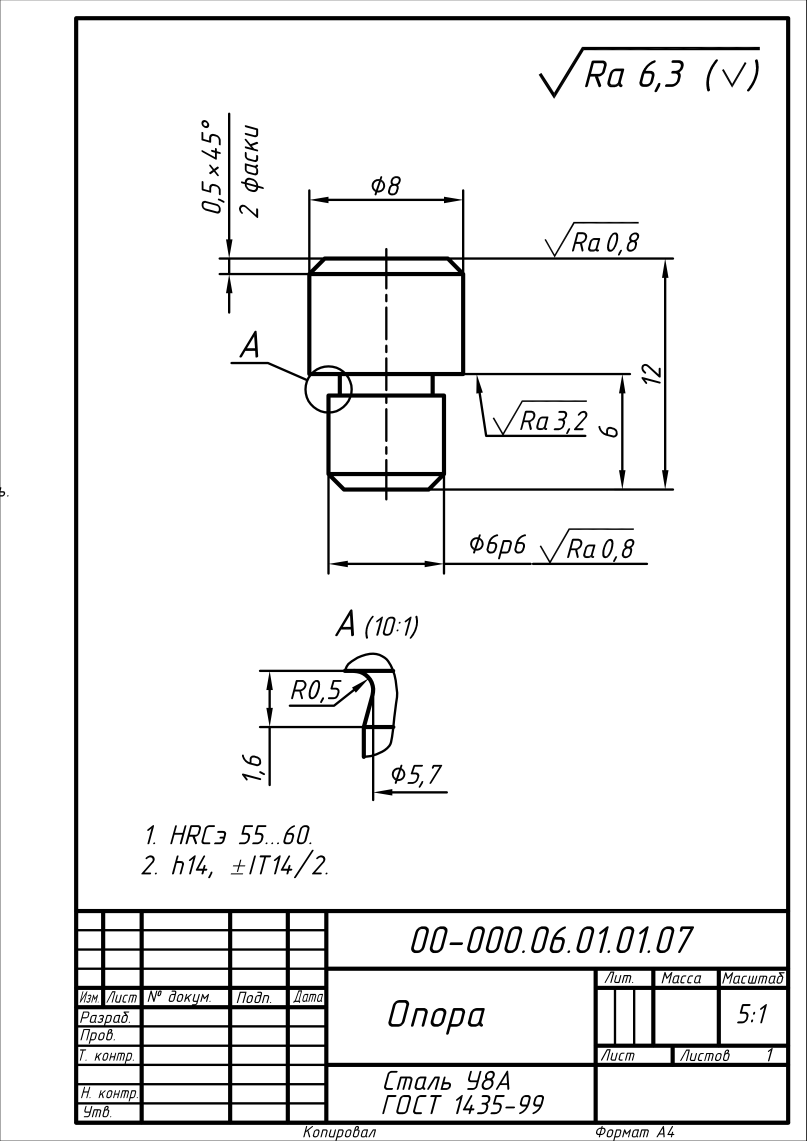
#> input picture data/test/pages_dukmasova/page_001_drawing_001.png, 2419 x 3423 px, found by its file name (shown at 1/3 size)
$ python test_drawing_to_xml.py
#> lines starting #> are read from the running program, lines starting #| are printed output that depends on the picture; after the words box and inside, x2 and y2 are one past the last pixel; in counts of white or black regions, pixels touching at a corner belong together
### src/ocr/stamp_ocr.py
import logging
import warnings

import cv2
from paddleocr import PaddleOCR

# Убираем служебный INFO-вывод Paddle/PaddleX:
# "Creating model..."
# "Model files already exist..."
for logger_name in (
    "paddlex",
    "paddleocr",
):
    logging.getLogger(logger_name).setLevel(logging.WARNING)

warnings.filterwarnings(
    "ignore",
    message=r"No ccache found.*",
    category=UserWarning,
)

from src.segmentation.text_line_segmenter import segment_text_lines
from src.segmentation.cell_filter import analyze_cell
from src.ocr.correction_dictionary import OCRCorrectionDictionary


class StampOCR:
    def __init__(
        self,
        image,
        cells,
        ocr=None,
        recognizer=None,
    ):
        self.image = image
        self.cells = cells
        self.ocr = ocr
        self.recognizer = recognizer
        self.correction_dictionary = OCRCorrectionDictionary()

    def crop_cells(self, padding=5):
        """Вырезает содержимое ячеек без линий рамки."""

        height, width = self.image.shape[:2]
        crops = []

        for index, (x1, y1, x2, y2) in enumerate(
            self.cells,
            start=1,
        ):
            left = max(0, x1 + padding)
            top = max(0, y1 + padding)
            right = min(width, x2 - padding)
            bottom = min(height, y2 - padding)

            if right <= left or bottom <= top:
                continue

            crops.append({
                "index": index,
                "bounds": (x1, y1, x2, y2),
                "image": self.image[
                    top:bottom,
                    left:right
                ]
            })

        return crops

    # [27 lines left out: function load_recognizer, not called in this run]

    def recognize_line(self, image):
        """Распознаёт одну готовую строку текста."""

        if image is None or image.size == 0:
            return "", 0.0

        if image.ndim == 2:
            image = cv2.cvtColor(
                image,
                cv2.COLOR_GRAY2BGR
            )

        results = list(
            self.recognizer(image)
        )

        if not results:
            return "", 0.0

        result = results[0]

        text = str(
            result.get(
                "rec_text",
                ""
            )
        ).strip()

        confidence = float(
            result.get(
                "rec_score",
                0.0
            )
        )

        return text, confidence

    def recognize_cell(self, image):
        """
        Распознаёт содержимое одной ячейки.

        Многострочная ячейка разбивается на строки,
        после чего результаты объединяются пробелом.
        """

        lines = segment_text_lines(image)

        texts = []
        scores = []

        for line in lines:
            text, score = self.recognize_line(
                line
            )

            if text:
                texts.append(text)
                scores.append(score)

        text = " ".join(texts).strip()

        confidence = (
            sum(scores) / len(scores)
            if scores
            else 0.0
        )

        return text, confidence

    def recognize(self, padding=5):
        """
        Распознаёт текст только в непустых ячейках штампа.
        """

        if not hasattr(self, "recognizer"):
            self.load_recognizer()

        crops = self.crop_cells(
            padding=padding
        )

        results = []

        for cell in crops:
            image = cell["image"]

            analysis = analyze_cell(image)

            if analysis["is_empty"]:
                continue

            text, confidence = self.recognize_cell(
                image
            )

            raw_text = text

            corrected_text = (
                self.correction_dictionary.correct(
                    raw_text
                )
            )

            results.append({
                "index": cell["index"],
                "bounds": cell["bounds"],
                "raw_text": raw_text,
                "text": corrected_text,
                "confidence": confidence,
            })

        return results

    def close(self):
        """Освобождает PaddleOCR pipeline."""

        if hasattr(self, "ocr"):
            try:
                self.ocr.close()
            except Exception:
                pass

### src/detectors/stamp_detector.py
from pathlib import Path
from collections import Counter

import cv2
import numpy as np


class StampDetector:
    """
    Детектор основной надписи чертежа.
    """

    def __init__(self, image_path: str | Path):
        self.image_path = Path(image_path)

        self.image: np.ndarray | None = None
        self.binary: np.ndarray | None = None

        self.horizontal_mask: np.ndarray | None = None
        self.vertical_mask: np.ndarray | None = None
        self.lines_mask: np.ndarray | None = None

    def load(self):
        """Загружает изображение."""

        self.image = cv2.imread(str(self.image_path))
#> self.image is the input picture: shape (3423, 2419, 3); min 0, max 255, mean 237.3

        if self.image is None:
            raise FileNotFoundError(
                f"Не удалось загрузить изображение: {self.image_path}"
            )

        return self.image

    def preprocess(self):
        """Подготавливает бинарное изображение."""

        if self.image is None:
            raise RuntimeError("Сначала необходимо вызвать load().")

        gray = cv2.cvtColor(self.image, cv2.COLOR_BGR2GRAY)

        self.binary = cv2.threshold(
            gray,
            0,
            255,
            cv2.THRESH_BINARY_INV + cv2.THRESH_OTSU
        )[1]
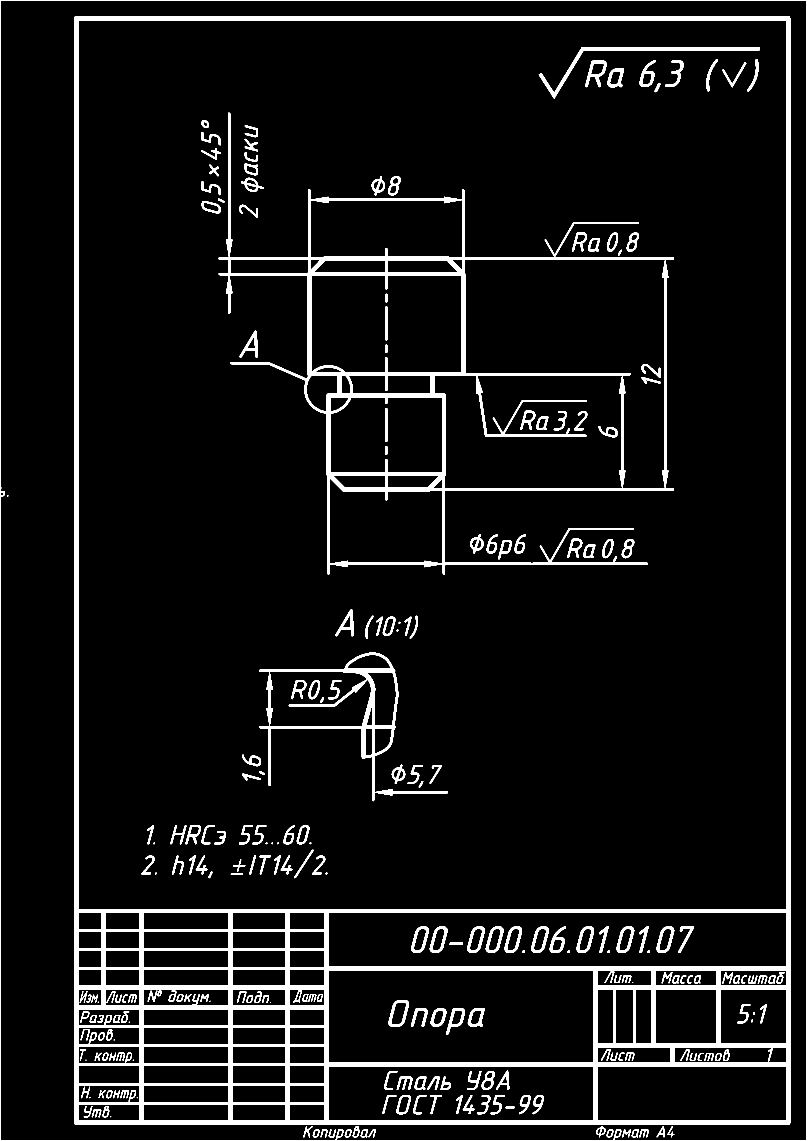
#> self.binary: shape (3423, 2419) (shown at 1/3 size); 7% white; 246 white regions (12 under 20 px), largest, box (x1, y1, x2, y2) and area: (222, 48, 2371, 3375) 321403, (656, 338, 2022, 1724) 108198, (777, 1958, 1344, 2404) 22104

        return self.binary

    def detect_lines(self):
        """Выделяет горизонтальные и вертикальные линии."""

        if self.binary is None:
            raise RuntimeError("Сначала необходимо вызвать preprocess().")

        height, width = self.binary.shape

        horizontal_kernel = cv2.getStructuringElement(
            cv2.MORPH_RECT,
            (max(20, width // 30), 1)
        )
        vertical_kernel = cv2.getStructuringElement(
            cv2.MORPH_RECT,
            (1, max(20, height // 30))
        )

        self.horizontal_mask = cv2.morphologyEx(
            self.binary,
            cv2.MORPH_OPEN,
            horizontal_kernel
        )
#> self.horizontal_mask: shape (3423, 2419); 3.3% white; 35 white regions, largest, box (x1, y1, x2, y2) and area: (223, 3362, 2372, 3375) 27911, (223, 48, 2372, 61) 27909, (223, 2727, 2372, 2739) 25788
        self.vertical_mask = cv2.morphologyEx(
            self.binary,
            cv2.MORPH_OPEN,
            vertical_kernel
        )
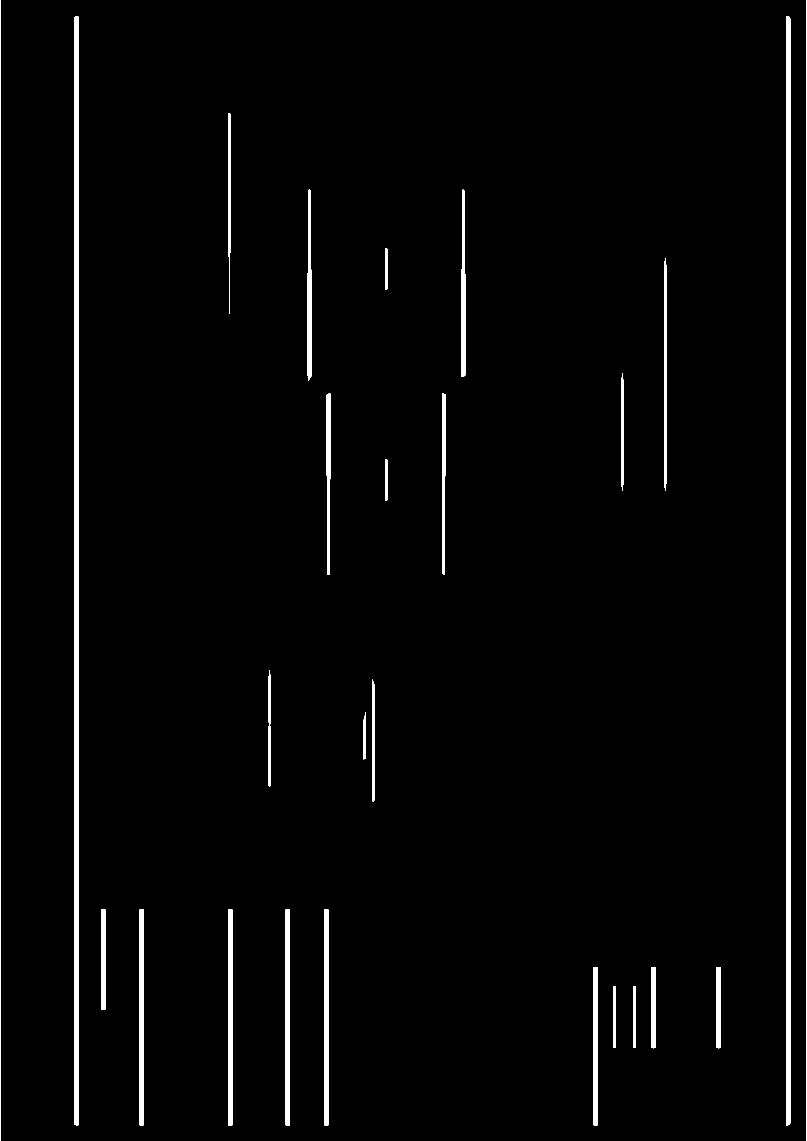
#> self.vertical_mask: shape (3423, 2419) (shown at 1/3 size); 2.2% white; 26 white regions, largest, box (x1, y1, x2, y2) and area: (222, 49, 235, 3376) 43224, (2358, 49, 2371, 3376) 43224, (684, 2728, 697, 3376) 8424
        self.lines_mask = cv2.bitwise_or(
            self.horizontal_mask,
            self.vertical_mask
        )
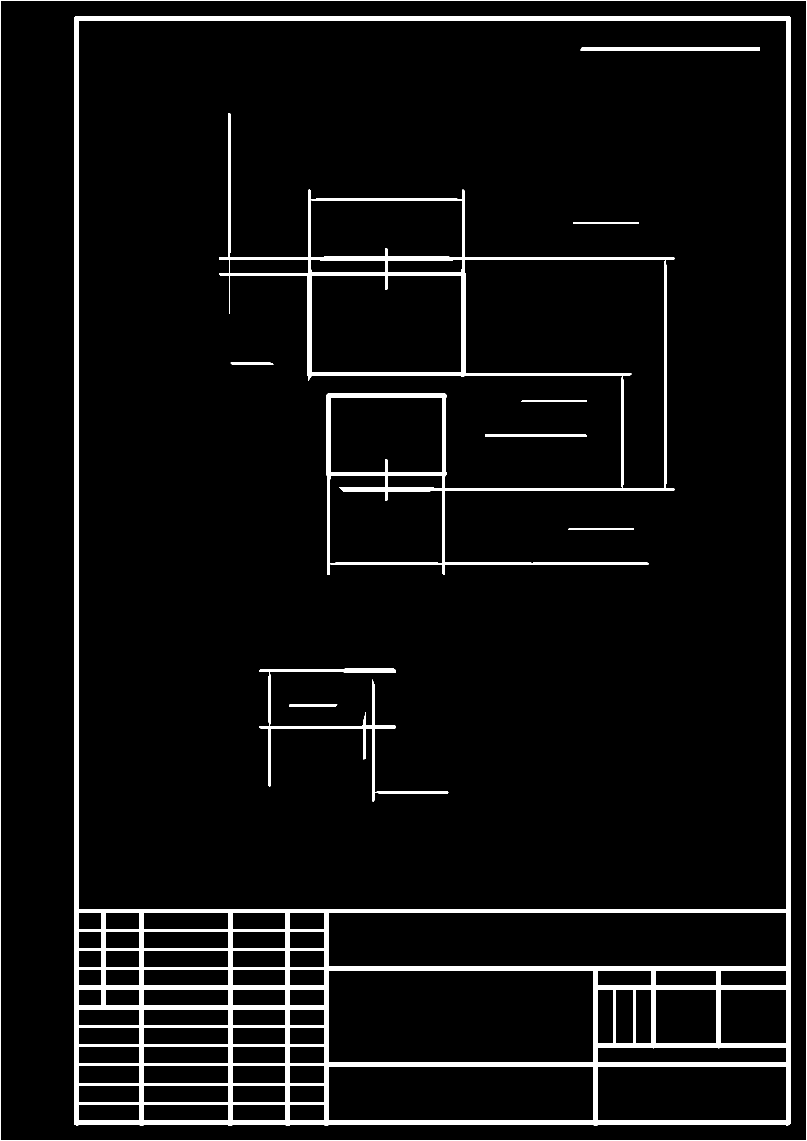
#> self.lines_mask: shape (3423, 2419) (shown at 1/3 size); 5.4% white; 11 white regions, largest, box (x1, y1, x2, y2) and area: (222, 48, 2372, 3376) 320208, (657, 339, 2023, 1725) 87645, (778, 2006, 1345, 2405) 14209

        return self.lines_mask

    def detect_intersections(self):
        """Находит пересечения горизонтальных и вертикальных линий."""

        if self.horizontal_mask is None or self.vertical_mask is None:
            raise RuntimeError("Сначала необходимо вызвать detect_lines().")

        return cv2.bitwise_and(
            self.horizontal_mask,
            self.vertical_mask
        )
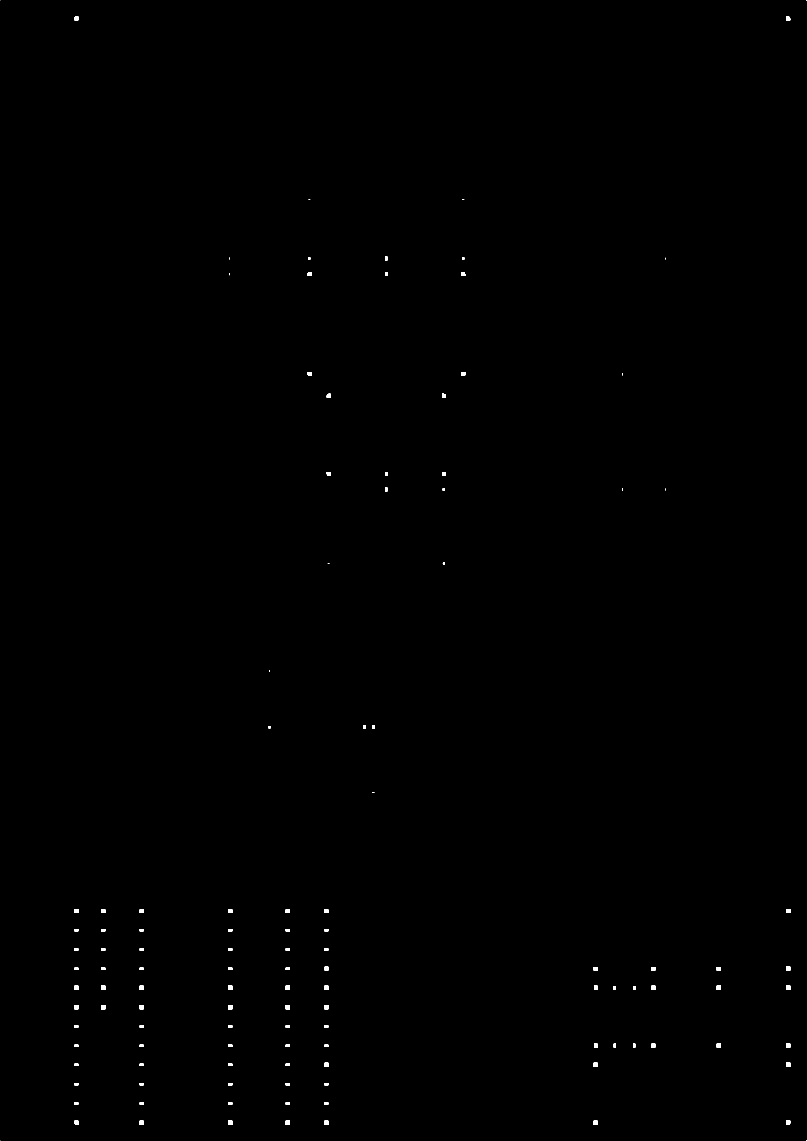
#> returned value: shape (3423, 2419) (shown at 1/3 size); 0.15% white; 123 white regions (15 under 20 px), largest, box (x1, y1, x2, y2) and area: (303, 2957, 316, 2970) 169, (684, 2957, 697, 2970) 169, (857, 2957, 870, 2970) 169

    def find_intersection_rows(self):
        """
        Находит горизонтальные ряды, содержащие
        несколько H/V-пересечений.

        Возвращает:
            [(y, x_positions), ...]
        """

        intersections = self.detect_intersections()

        height, width = intersections.shape

        # Немного расширяем пересечения только по вертикали,
        # чтобы пиксели одного пересечения было проще объединить.
        kernel_height = max(3, height // 1000)
#> (the rest of the program and of its run is left out)
